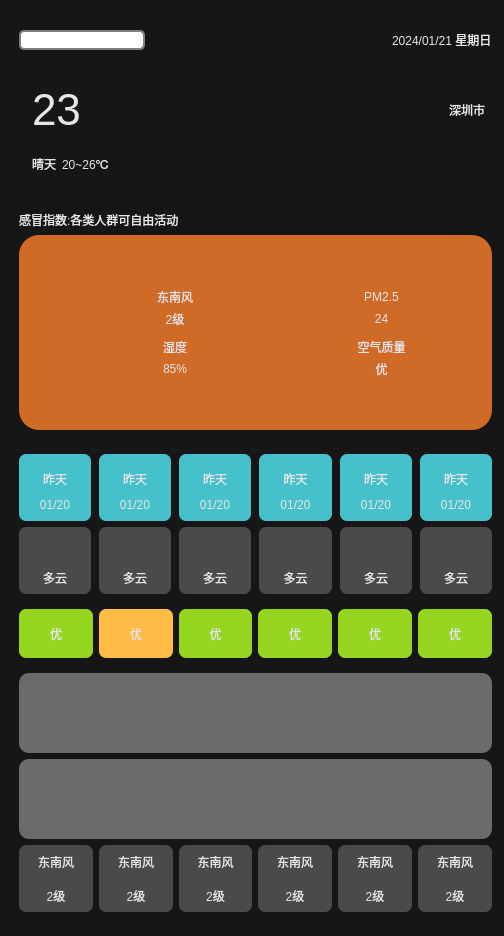
<?xml version="1.0" encoding="UTF-8"?>
<ui version="4.0">
 <class>Widget</class>
 <widget class="QWidget" name="Widget">
  <property name="geometry">
   <rect>
    <x>0</x>
    <y>0</y>
    <width>504</width>
    <height>936</height>
   </rect>
  </property>
  <property name="windowTitle">
   <string>Widget</string>
  </property>
  <property name="styleSheet">
   <string notr="true">background-color: rgb(22, 22, 22);</string>
  </property>
  <widget class="QWidget" name="layoutWidget">
   <property name="geometry">
    <rect>
     <x>10</x>
     <y>10</y>
     <width>491</width>
     <height>911</height>
    </rect>
   </property>
   <layout class="QVBoxLayout" name="verticalLayout_4" stretch="1,2,4,8">
    <item>
     <widget class="QWidget" name="widget01" native="true">
      <layout class="QHBoxLayout" name="horizontalLayout_6" stretch="0,0,0">
       <property name="spacing">
        <number>35</number>
       </property>
       <item>
        <layout class="QHBoxLayout" name="horizontalLayout_8">
         <item>
          <widget class="QLineEdit" name="lineEditCity">
           <property name="styleSheet">
            <string notr="true"> QLineEdit {
     border: 2px solid gray;
     border-radius: 5px;
     padding: 0 8px;
     background: white;
     selection-background-color: darkgray;
 }</string>
           </property>
           <property name="text">
            <string/>
           </property>
          </widget>
         </item>
         <item>
          <widget class="QPushButton" name="pushButton">
           <property name="minimumSize">
            <size>
             <width>35</width>
             <height>35</height>
            </size>
           </property>
           <property name="maximumSize">
            <size>
             <width>35</width>
             <height>35</height>
            </size>
           </property>
           <property name="styleSheet">
            <string notr="true">border-radius: 20px;</string>
           </property>
           <property name="text">
            <string/>
           </property>
           <property name="icon">
            <iconset resource="res.qrc">
             <normaloff>:/res/search.png</normaloff>:/res/search.png</iconset>
           </property>
          </widget>
         </item>
        </layout>
       </item>
       <item>
        <spacer name="horizontalSpacer_2">
         <property name="orientation">
          <enum>Qt::Horizontal</enum>
         </property>
         <property name="sizeHint" stdset="0">
          <size>
           <width>40</width>
           <height>20</height>
          </size>
         </property>
        </spacer>
       </item>
       <item>
        <widget class="QLabel" name="labelCurrentDate">
         <property name="styleSheet">
          <string notr="true">color: rgb(230, 230, 230);</string>
         </property>
         <property name="text">
          <string>2024/01/21 星期日</string>
         </property>
        </widget>
       </item>
      </layout>
     </widget>
    </item>
    <item>
     <widget class="QWidget" name="widget02" native="true">
      <property name="styleSheet">
       <string notr="true">color: rgb(230, 230, 230);</string>
      </property>
      <layout class="QHBoxLayout" name="horizontalLayout_2">
       <item>
        <widget class="QLabel" name="labelWeatherIcon">
         <property name="text">
          <string/>
         </property>
         <property name="pixmap">
          <pixmap resource="res.qrc">:/res/type/Qing.png</pixmap>
         </property>
         <property name="scaledContents">
          <bool>true</bool>
         </property>
        </widget>
       </item>
       <item>
        <layout class="QGridLayout" name="gridLayout_2">
         <item row="0" column="3">
          <widget class="QLabel" name="labelCity">
           <property name="text">
            <string>深圳市  </string>
           </property>
          </widget>
         </item>
         <item row="1" column="1">
          <widget class="QLabel" name="labelTempRange">
           <property name="text">
            <string>20~26℃</string>
           </property>
          </widget>
         </item>
         <item row="1" column="0">
          <widget class="QLabel" name="labelweatherType">
           <property name="text">
            <string>晴天</string>
           </property>
          </widget>
         </item>
         <item row="1" column="2">
          <spacer name="horizontalSpacer">
           <property name="orientation">
            <enum>Qt::Horizontal</enum>
           </property>
           <property name="sizeHint" stdset="0">
            <size>
             <width>40</width>
             <height>20</height>
            </size>
           </property>
          </spacer>
         </item>
         <item row="0" column="0" colspan="2">
          <widget class="QLabel" name="labelTmp">
           <property name="font">
            <font>
             <pointsize>33</pointsize>
            </font>
           </property>
           <property name="text">
            <string>23</string>
           </property>
          </widget>
         </item>
        </layout>
       </item>
      </layout>
     </widget>
    </item>
    <item>
     <widget class="QWidget" name="widget03" native="true">
      <property name="styleSheet">
       <string notr="true">color:rgb(230,230,230);</string>
      </property>
      <layout class="QVBoxLayout" name="verticalLayout" stretch="2,3">
       <item>
        <widget class="QLabel" name="labelGaomao">
         <property name="text">
          <string>感冒指数:各类人群可自由活动</string>
         </property>
         <property name="textFormat">
          <enum>Qt::PlainText</enum>
         </property>
        </widget>
       </item>
       <item>
        <widget class="QWidget" name="widget0301" native="true">
         <property name="styleSheet">
          <string notr="true">background-color: rgb(208, 107, 39);
border-radius: 20px;</string>
         </property>
         <layout class="QGridLayout" name="gridLayout">
          <property name="leftMargin">
           <number>50</number>
          </property>
          <property name="topMargin">
           <number>50</number>
          </property>
          <property name="rightMargin">
           <number>50</number>
          </property>
          <property name="bottomMargin">
           <number>50</number>
          </property>
          <property name="horizontalSpacing">
           <number>40</number>
          </property>
          <property name="verticalSpacing">
           <number>5</number>
          </property>
          <item row="1" column="1">
           <layout class="QHBoxLayout" name="horizontalLayout_4">
            <item>
             <widget class="QLabel" name="labelFX_4">
              <property name="minimumSize">
               <size>
                <width>45</width>
                <height>45</height>
               </size>
              </property>
              <property name="maximumSize">
               <size>
                <width>35</width>
                <height>35</height>
               </size>
              </property>
              <property name="text">
               <string/>
              </property>
              <property name="pixmap">
               <pixmap resource="res.qrc">:/res/airQi.png</pixmap>
              </property>
              <property name="scaledContents">
               <bool>true</bool>
              </property>
             </widget>
            </item>
            <item>
             <layout class="QVBoxLayout" name="verticalLayout_6">
              <item>
               <widget class="QLabel" name="labelair">
                <property name="text">
                 <string>空气质量</string>
                </property>
                <property name="alignment">
                 <set>Qt::AlignCenter</set>
                </property>
               </widget>
              </item>
              <item>
               <widget class="QLabel" name="labelairData">
                <property name="text">
                 <string>优</string>
                </property>
                <property name="alignment">
                 <set>Qt::AlignCenter</set>
                </property>
               </widget>
              </item>
             </layout>
            </item>
           </layout>
          </item>
          <item row="0" column="0">
           <layout class="QHBoxLayout" name="horizontalLayout">
            <property name="spacing">
             <number>0</number>
            </property>
            <item>
             <widget class="QLabel" name="labelFX">
              <property name="minimumSize">
               <size>
                <width>45</width>
                <height>45</height>
               </size>
              </property>
              <property name="maximumSize">
               <size>
                <width>35</width>
                <height>35</height>
               </size>
              </property>
              <property name="text">
               <string/>
              </property>
              <property name="pixmap">
               <pixmap resource="res.qrc">:/res/wind.png</pixmap>
              </property>
              <property name="scaledContents">
               <bool>true</bool>
              </property>
             </widget>
            </item>
            <item>
             <layout class="QVBoxLayout" name="verticalLayout_2">
              <property name="spacing">
               <number>0</number>
              </property>
              <item>
               <widget class="QLabel" name="labelFXType">
                <property name="text">
                 <string>东南风</string>
                </property>
                <property name="alignment">
                 <set>Qt::AlignCenter</set>
                </property>
               </widget>
              </item>
              <item>
               <widget class="QLabel" name="labelFXType_2">
                <property name="text">
                 <string>2级</string>
                </property>
                <property name="alignment">
                 <set>Qt::AlignCenter</set>
                </property>
               </widget>
              </item>
             </layout>
            </item>
           </layout>
          </item>
          <item row="0" column="1">
           <layout class="QHBoxLayout" name="horizontalLayout_3">
            <item>
             <widget class="QLabel" name="labelFX_3">
              <property name="minimumSize">
               <size>
                <width>45</width>
                <height>45</height>
               </size>
              </property>
              <property name="maximumSize">
               <size>
                <width>35</width>
                <height>35</height>
               </size>
              </property>
              <property name="text">
               <string/>
              </property>
              <property name="pixmap">
               <pixmap resource="res.qrc">:/res/pm25.png</pixmap>
              </property>
              <property name="scaledContents">
               <bool>true</bool>
              </property>
             </widget>
            </item>
            <item>
             <layout class="QVBoxLayout" name="verticalLayout_5">
              <item>
               <widget class="QLabel" name="labelPM25">
                <property name="text">
                 <string>PM2.5</string>
                </property>
                <property name="alignment">
                 <set>Qt::AlignCenter</set>
                </property>
               </widget>
              </item>
              <item>
               <widget class="QLabel" name="labelPM25Data">
                <property name="text">
                 <string>24</string>
                </property>
                <property name="alignment">
                 <set>Qt::AlignCenter</set>
                </property>
               </widget>
              </item>
             </layout>
            </item>
           </layout>
          </item>
          <item row="1" column="0">
           <layout class="QHBoxLayout" name="horizontalLayout_5">
            <item>
             <widget class="QLabel" name="labelFX_5">
              <property name="minimumSize">
               <size>
                <width>45</width>
                <height>45</height>
               </size>
              </property>
              <property name="maximumSize">
               <size>
                <width>35</width>
                <height>35</height>
               </size>
              </property>
              <property name="text">
               <string/>
              </property>
              <property name="pixmap">
               <pixmap resource="res.qrc">:/res/humidity.png</pixmap>
              </property>
              <property name="scaledContents">
               <bool>true</bool>
              </property>
             </widget>
            </item>
            <item>
             <layout class="QVBoxLayout" name="verticalLayout_8">
              <item>
               <widget class="QLabel" name="labelShidu">
                <property name="text">
                 <string>湿度</string>
                </property>
                <property name="alignment">
                 <set>Qt::AlignCenter</set>
                </property>
               </widget>
              </item>
              <item>
               <widget class="QLabel" name="labelShiduData">
                <property name="text">
                 <string>85%</string>
                </property>
                <property name="alignment">
                 <set>Qt::AlignCenter</set>
                </property>
               </widget>
              </item>
             </layout>
            </item>
           </layout>
          </item>
         </layout>
        </widget>
       </item>
      </layout>
     </widget>
    </item>
    <item>
     <widget class="QWidget" name="widget04" native="true">
      <layout class="QVBoxLayout" name="verticalLayout_3">
       <item>
        <widget class="QWidget" name="widget0401" native="true">
         <layout class="QGridLayout" name="gridLayout_3">
          <property name="leftMargin">
           <number>0</number>
          </property>
          <property name="topMargin">
           <number>0</number>
          </property>
          <property name="rightMargin">
           <number>0</number>
          </property>
          <property name="bottomMargin">
           <number>0</number>
          </property>
          <property name="horizontalSpacing">
           <number>8</number>
          </property>
          <property name="verticalSpacing">
           <number>0</number>
          </property>
          <item row="0" column="0">
           <widget class="QLabel" name="labelday0">
            <property name="styleSheet">
             <string notr="true">color: rgb(230, 230, 230);
border-radius: 7px;
background-color: rgb(70, 192, 203);
border-bottom-right-radius:0px;
border-bottom-left-radius:0px;</string>
            </property>
            <property name="text">
             <string>昨天</string>
            </property>
            <property name="alignment">
             <set>Qt::AlignBottom|Qt::AlignHCenter</set>
            </property>
           </widget>
          </item>
          <item row="0" column="1">
           <widget class="QLabel" name="labelday1">
            <property name="styleSheet">
             <string notr="true">color: rgb(230, 230, 230);
border-radius: 7px;
background-color: rgb(70, 192, 203);
border-bottom-right-radius:0px;
border-bottom-left-radius:0px;</string>
            </property>
            <property name="text">
             <string>昨天</string>
            </property>
            <property name="alignment">
             <set>Qt::AlignBottom|Qt::AlignHCenter</set>
            </property>
           </widget>
          </item>
          <item row="0" column="2">
           <widget class="QLabel" name="labelday2">
            <property name="styleSheet">
             <string notr="true">color: rgb(230, 230, 230);
border-radius: 7px;
background-color: rgb(70, 192, 203);
border-bottom-right-radius:0px;
border-bottom-left-radius:0px;</string>
            </property>
            <property name="text">
             <string>昨天</string>
            </property>
            <property name="alignment">
             <set>Qt::AlignBottom|Qt::AlignHCenter</set>
            </property>
           </widget>
          </item>
          <item row="0" column="3">
           <widget class="QLabel" name="labelday3">
            <property name="styleSheet">
             <string notr="true">color: rgb(230, 230, 230);
border-radius: 7px;
background-color: rgb(70, 192, 203);
border-bottom-right-radius:0px;
border-bottom-left-radius:0px;</string>
            </property>
            <property name="text">
             <string>昨天</string>
            </property>
            <property name="alignment">
             <set>Qt::AlignBottom|Qt::AlignHCenter</set>
            </property>
           </widget>
          </item>
          <item row="0" column="4">
           <widget class="QLabel" name="labelday4">
            <property name="styleSheet">
             <string notr="true">color: rgb(230, 230, 230);
border-radius: 7px;
background-color: rgb(70, 192, 203);
border-bottom-right-radius:0px;
border-bottom-left-radius:0px;</string>
            </property>
            <property name="text">
             <string>昨天</string>
            </property>
            <property name="alignment">
             <set>Qt::AlignBottom|Qt::AlignHCenter</set>
            </property>
           </widget>
          </item>
          <item row="0" column="5">
           <widget class="QLabel" name="labelday5">
            <property name="styleSheet">
             <string notr="true">color: rgb(230, 230, 230);
border-radius: 7px;
background-color: rgb(70, 192, 203);
border-bottom-right-radius:0px;
border-bottom-left-radius:0px;</string>
            </property>
            <property name="text">
             <string>昨天</string>
            </property>
            <property name="alignment">
             <set>Qt::AlignBottom|Qt::AlignHCenter</set>
            </property>
           </widget>
          </item>
          <item row="1" column="0">
           <widget class="QLabel" name="labelDate0">
            <property name="styleSheet">
             <string notr="true">color: rgb(230, 230, 230);
border-radius: 7px;
background-color: rgb(70, 192, 203);
border-top-right-radius:0px;
border-top-left-radius:0px;</string>
            </property>
            <property name="text">
             <string>01/20</string>
            </property>
            <property name="alignment">
             <set>Qt::AlignCenter</set>
            </property>
           </widget>
          </item>
          <item row="1" column="1">
           <widget class="QLabel" name="labelDate1">
            <property name="styleSheet">
             <string notr="true">color: rgb(230, 230, 230);
border-radius: 7px;
background-color: rgb(70, 192, 203);
border-top-right-radius:0px;
border-top-left-radius:0px;</string>
            </property>
            <property name="text">
             <string>01/20</string>
            </property>
            <property name="alignment">
             <set>Qt::AlignCenter</set>
            </property>
           </widget>
          </item>
          <item row="1" column="2">
           <widget class="QLabel" name="labelDate2">
            <property name="styleSheet">
             <string notr="true">color: rgb(230, 230, 230);
border-radius: 7px;
background-color: rgb(70, 192, 203);
border-top-right-radius:0px;
border-top-left-radius:0px;</string>
            </property>
            <property name="text">
             <string>01/20</string>
            </property>
            <property name="alignment">
             <set>Qt::AlignCenter</set>
            </property>
           </widget>
          </item>
          <item row="1" column="3">
           <widget class="QLabel" name="labelDate3">
            <property name="styleSheet">
             <string notr="true">color: rgb(230, 230, 230);
border-radius: 7px;
background-color: rgb(70, 192, 203);
border-top-right-radius:0px;
border-top-left-radius:0px;</string>
            </property>
            <property name="text">
             <string>01/20</string>
            </property>
            <property name="alignment">
             <set>Qt::AlignCenter</set>
            </property>
           </widget>
          </item>
          <item row="1" column="4">
           <widget class="QLabel" name="labelDate4">
            <property name="styleSheet">
             <string notr="true">color: rgb(230, 230, 230);
border-radius: 7px;
background-color: rgb(70, 192, 203);
border-top-right-radius:0px;
border-top-left-radius:0px;</string>
            </property>
            <property name="text">
             <string>01/20</string>
            </property>
            <property name="alignment">
             <set>Qt::AlignCenter</set>
            </property>
           </widget>
          </item>
          <item row="1" column="5">
           <widget class="QLabel" name="labelDate4_2">
            <property name="styleSheet">
             <string notr="true">color: rgb(230, 230, 230);
border-radius: 7px;
background-color: rgb(70, 192, 203);
border-top-right-radius:0px;
border-top-left-radius:0px;</string>
            </property>
            <property name="text">
             <string>01/20</string>
            </property>
            <property name="alignment">
             <set>Qt::AlignCenter</set>
            </property>
           </widget>
          </item>
         </layout>
        </widget>
       </item>
       <item>
        <widget class="QWidget" name="widget0402" native="true">
         <layout class="QGridLayout" name="gridLayout_4">
          <property name="leftMargin">
           <number>0</number>
          </property>
          <property name="topMargin">
           <number>0</number>
          </property>
          <property name="rightMargin">
           <number>0</number>
          </property>
          <property name="bottomMargin">
           <number>0</number>
          </property>
          <property name="horizontalSpacing">
           <number>8</number>
          </property>
          <property name="verticalSpacing">
           <number>0</number>
          </property>
          <item row="0" column="0">
           <widget class="QLabel" name="labelWheatherIcon0">
            <property name="styleSheet">
             <string notr="true">color: rgb(230, 230, 230);
background-color: rgb(74, 74, 74);
border-radius: 7px;

border-bottom-right-radius:0px;
border-bottom-left-radius:0px;</string>
            </property>
            <property name="text">
             <string/>
            </property>
            <property name="pixmap">
             <pixmap resource="res.qrc">:/res/type/DuoYun.png</pixmap>
            </property>
            <property name="scaledContents">
             <bool>false</bool>
            </property>
            <property name="alignment">
             <set>Qt::AlignCenter</set>
            </property>
           </widget>
          </item>
          <item row="0" column="1">
           <widget class="QLabel" name="labelWheatherIcon1">
            <property name="styleSheet">
             <string notr="true">color: rgb(230, 230, 230);
background-color: rgb(74, 74, 74);
border-radius: 7px;

border-bottom-right-radius:0px;
border-bottom-left-radius:0px;</string>
            </property>
            <property name="text">
             <string/>
            </property>
            <property name="pixmap">
             <pixmap resource="res.qrc">:/res/type/DuoYun.png</pixmap>
            </property>
            <property name="scaledContents">
             <bool>false</bool>
            </property>
            <property name="alignment">
             <set>Qt::AlignCenter</set>
            </property>
           </widget>
          </item>
          <item row="0" column="2">
           <widget class="QLabel" name="labelWheatherIcon2">
            <property name="styleSheet">
             <string notr="true">color: rgb(230, 230, 230);
background-color: rgb(74, 74, 74);
border-radius: 7px;

border-bottom-right-radius:0px;
border-bottom-left-radius:0px;</string>
            </property>
            <property name="text">
             <string/>
            </property>
            <property name="pixmap">
             <pixmap resource="res.qrc">:/res/type/DuoYun.png</pixmap>
            </property>
            <property name="scaledContents">
             <bool>false</bool>
            </property>
            <property name="alignment">
             <set>Qt::AlignCenter</set>
            </property>
           </widget>
          </item>
          <item row="0" column="3">
           <widget class="QLabel" name="labelWheatherIcon3">
            <property name="styleSheet">
             <string notr="true">color: rgb(230, 230, 230);
background-color: rgb(74, 74, 74);
border-radius: 7px;

border-bottom-right-radius:0px;
border-bottom-left-radius:0px;</string>
            </property>
            <property name="text">
             <string/>
            </property>
            <property name="pixmap">
             <pixmap resource="res.qrc">:/res/type/DuoYun.png</pixmap>
            </property>
            <property name="scaledContents">
             <bool>false</bool>
            </property>
            <property name="alignment">
             <set>Qt::AlignCenter</set>
            </property>
           </widget>
          </item>
          <item row="0" column="4">
           <widget class="QLabel" name="labelWheatherIcon4">
            <property name="styleSheet">
             <string notr="true">color: rgb(230, 230, 230);
background-color: rgb(74, 74, 74);
border-radius: 7px;

border-bottom-right-radius:0px;
border-bottom-left-radius:0px;</string>
            </property>
            <property name="text">
             <string/>
            </property>
            <property name="pixmap">
             <pixmap resource="res.qrc">:/res/type/DuoYun.png</pixmap>
            </property>
            <property name="scaledContents">
             <bool>false</bool>
            </property>
            <property name="alignment">
             <set>Qt::AlignCenter</set>
            </property>
           </widget>
          </item>
          <item row="0" column="5">
           <widget class="QLabel" name="labelWheatherIcon4_2">
            <property name="styleSheet">
             <string notr="true">color: rgb(230, 230, 230);
background-color: rgb(74, 74, 74);
border-radius: 7px;

border-bottom-right-radius:0px;
border-bottom-left-radius:0px;</string>
            </property>
            <property name="text">
             <string/>
            </property>
            <property name="pixmap">
             <pixmap resource="res.qrc">:/res/type/DuoYun.png</pixmap>
            </property>
            <property name="scaledContents">
             <bool>false</bool>
            </property>
            <property name="alignment">
             <set>Qt::AlignCenter</set>
            </property>
           </widget>
          </item>
          <item row="1" column="0">
           <widget class="QLabel" name="lbweatherTypeDate0">
            <property name="styleSheet">
             <string notr="true">color: rgb(230, 230, 230);
border-radius: 7px;
background-color: rgb(74, 74, 74);
border-top-right-radius:0px;
border-top-left-radius:0px;</string>
            </property>
            <property name="text">
             <string>多云</string>
            </property>
            <property name="alignment">
             <set>Qt::AlignCenter</set>
            </property>
           </widget>
          </item>
          <item row="1" column="1">
           <widget class="QLabel" name="lbweatherTypeDate1">
            <property name="styleSheet">
             <string notr="true">color: rgb(230, 230, 230);
border-radius: 7px;
background-color: rgb(74, 74, 74);
border-top-right-radius:0px;
border-top-left-radius:0px;</string>
            </property>
            <property name="text">
             <string>多云</string>
            </property>
            <property name="alignment">
             <set>Qt::AlignCenter</set>
            </property>
           </widget>
          </item>
          <item row="1" column="2">
           <widget class="QLabel" name="lbweatherTypeDate2">
            <property name="styleSheet">
             <string notr="true">color: rgb(230, 230, 230);
border-radius: 7px;
background-color: rgb(74, 74, 74);
border-top-right-radius:0px;
border-top-left-radius:0px;</string>
            </property>
            <property name="text">
             <string>多云</string>
            </property>
            <property name="alignment">
             <set>Qt::AlignCenter</set>
            </property>
           </widget>
          </item>
          <item row="1" column="3">
           <widget class="QLabel" name="lbweatherTypeDate3">
            <property name="styleSheet">
             <string notr="true">color: rgb(230, 230, 230);
border-radius: 7px;
background-color: rgb(74, 74, 74);
border-top-right-radius:0px;
border-top-left-radius:0px;</string>
            </property>
            <property name="text">
             <string>多云</string>
            </property>
            <property name="alignment">
             <set>Qt::AlignCenter</set>
            </property>
           </widget>
          </item>
          <item row="1" column="4">
           <widget class="QLabel" name="lbweatherTypeDate4">
            <property name="styleSheet">
             <string notr="true">color: rgb(230, 230, 230);
border-radius: 7px;
background-color: rgb(74, 74, 74);
border-top-right-radius:0px;
border-top-left-radius:0px;</string>
            </property>
            <property name="text">
             <string>多云</string>
            </property>
            <property name="alignment">
             <set>Qt::AlignCenter</set>
            </property>
           </widget>
          </item>
          <item row="1" column="5">
           <widget class="QLabel" name="lbweatherTypeDate5">
            <property name="styleSheet">
             <string notr="true">color: rgb(230, 230, 230);
border-radius: 7px;
background-color: rgb(74, 74, 74);
border-top-right-radius:0px;
border-top-left-radius:0px;</string>
            </property>
            <property name="text">
             <string>多云</string>
            </property>
            <property name="alignment">
             <set>Qt::AlignCenter</set>
            </property>
           </widget>
          </item>
         </layout>
        </widget>
       </item>
       <item>
        <widget class="QWidget" name="widget0403" native="true">
         <layout class="QHBoxLayout" name="horizontalLayout_7">
          <property name="leftMargin">
           <number>0</number>
          </property>
          <property name="rightMargin">
           <number>0</number>
          </property>
          <item>
           <widget class="QLabel" name="labelaiq0">
            <property name="styleSheet">
             <string notr="true">color: rgb(230, 230, 230);
background-color: rgb(150, 213, 32);
border-radius: 7px;</string>
            </property>
            <property name="text">
             <string>优</string>
            </property>
            <property name="alignment">
             <set>Qt::AlignCenter</set>
            </property>
           </widget>
          </item>
          <item>
           <widget class="QLabel" name="labelaiq1">
            <property name="styleSheet">
             <string notr="true">color: rgb(230, 230, 230);
background-color: rgb(255, 187, 69);
border-radius: 7px;</string>
            </property>
            <property name="text">
             <string>优</string>
            </property>
            <property name="alignment">
             <set>Qt::AlignCenter</set>
            </property>
           </widget>
          </item>
          <item>
           <widget class="QLabel" name="labelaiq2">
            <property name="styleSheet">
             <string notr="true">color: rgb(230, 230, 230);
background-color: rgb(150, 213, 32);
border-radius: 7px;</string>
            </property>
            <property name="text">
             <string>优</string>
            </property>
            <property name="alignment">
             <set>Qt::AlignCenter</set>
            </property>
           </widget>
          </item>
          <item>
           <widget class="QLabel" name="labelaiq3">
            <property name="styleSheet">
             <string notr="true">color: rgb(230, 230, 230);
background-color: rgb(150, 213, 32);
border-radius: 7px;</string>
            </property>
            <property name="text">
             <string>优</string>
            </property>
            <property name="alignment">
             <set>Qt::AlignCenter</set>
            </property>
           </widget>
          </item>
          <item>
           <widget class="QLabel" name="labelaiq4">
            <property name="styleSheet">
             <string notr="true">color: rgb(230, 230, 230);
background-color: rgb(150, 213, 32);
border-radius: 7px;</string>
            </property>
            <property name="text">
             <string>优</string>
            </property>
            <property name="alignment">
             <set>Qt::AlignCenter</set>
            </property>
           </widget>
          </item>
          <item>
           <widget class="QLabel" name="labelaiq5">
            <property name="styleSheet">
             <string notr="true">color: rgb(230, 230, 230);
background-color: rgb(150, 213, 32);
border-radius: 7px;</string>
            </property>
            <property name="text">
             <string>优</string>
            </property>
            <property name="alignment">
             <set>Qt::AlignCenter</set>
            </property>
           </widget>
          </item>
         </layout>
        </widget>
       </item>
       <item>
        <widget class="QWidget" name="widget0404" native="true">
         <property name="minimumSize">
          <size>
           <width>80</width>
           <height>80</height>
          </size>
         </property>
         <property name="styleSheet">
          <string notr="true">background-color: rgb(107, 107, 107);
border-radius: 10px;</string>
         </property>
        </widget>
       </item>
       <item>
        <widget class="QWidget" name="widget0405" native="true">
         <property name="minimumSize">
          <size>
           <width>80</width>
           <height>80</height>
          </size>
         </property>
         <property name="styleSheet">
          <string notr="true">background-color: rgb(107, 107, 107);
border-radius: 10px;</string>
         </property>
        </widget>
       </item>
       <item>
        <widget class="QWidget" name="widget0406" native="true">
         <layout class="QGridLayout" name="gridLayout_5">
          <property name="leftMargin">
           <number>0</number>
          </property>
          <property name="topMargin">
           <number>0</number>
          </property>
          <property name="rightMargin">
           <number>0</number>
          </property>
          <property name="bottomMargin">
           <number>0</number>
          </property>
          <property name="verticalSpacing">
           <number>0</number>
          </property>
          <item row="0" column="0">
           <widget class="QLabel" name="labelFX0">
            <property name="styleSheet">
             <string notr="true">color: rgb(230, 230, 230);
background-color: rgb(74, 74, 74);
border-radius: 7px;

border-bottom-right-radius:0px;
border-bottom-left-radius:0px;</string>
            </property>
            <property name="text">
             <string>东南风</string>
            </property>
            <property name="scaledContents">
             <bool>false</bool>
            </property>
            <property name="alignment">
             <set>Qt::AlignCenter</set>
            </property>
           </widget>
          </item>
          <item row="0" column="1">
           <widget class="QLabel" name="labelFX1">
            <property name="styleSheet">
             <string notr="true">color: rgb(230, 230, 230);
background-color: rgb(74, 74, 74);
border-radius: 7px;

border-bottom-right-radius:0px;
border-bottom-left-radius:0px;</string>
            </property>
            <property name="text">
             <string>东南风</string>
            </property>
            <property name="scaledContents">
             <bool>false</bool>
            </property>
            <property name="alignment">
             <set>Qt::AlignCenter</set>
            </property>
           </widget>
          </item>
          <item row="0" column="2">
           <widget class="QLabel" name="labelFX2">
            <property name="styleSheet">
             <string notr="true">color: rgb(230, 230, 230);
background-color: rgb(74, 74, 74);
border-radius: 7px;

border-bottom-right-radius:0px;
border-bottom-left-radius:0px;</string>
            </property>
            <property name="text">
             <string>东南风</string>
            </property>
            <property name="scaledContents">
             <bool>false</bool>
            </property>
            <property name="alignment">
             <set>Qt::AlignCenter</set>
            </property>
           </widget>
          </item>
          <item row="0" column="3">
           <widget class="QLabel" name="labelFX3">
            <property name="styleSheet">
             <string notr="true">color: rgb(230, 230, 230);
background-color: rgb(74, 74, 74);
border-radius: 7px;

border-bottom-right-radius:0px;
border-bottom-left-radius:0px;</string>
            </property>
            <property name="text">
             <string>东南风</string>
            </property>
            <property name="scaledContents">
             <bool>false</bool>
            </property>
            <property name="alignment">
             <set>Qt::AlignCenter</set>
            </property>
           </widget>
          </item>
          <item row="0" column="4">
           <widget class="QLabel" name="labelFX4">
            <property name="styleSheet">
             <string notr="true">color: rgb(230, 230, 230);
background-color: rgb(74, 74, 74);
border-radius: 7px;

border-bottom-right-radius:0px;
border-bottom-left-radius:0px;</string>
            </property>
            <property name="text">
             <string>东南风</string>
            </property>
            <property name="scaledContents">
             <bool>false</bool>
            </property>
            <property name="alignment">
             <set>Qt::AlignCenter</set>
            </property>
           </widget>
          </item>
          <item row="0" column="5">
           <widget class="QLabel" name="labelFX5">
            <property name="styleSheet">
             <string notr="true">color: rgb(230, 230, 230);
background-color: rgb(74, 74, 74);
border-radius: 7px;

border-bottom-right-radius:0px;
border-bottom-left-radius:0px;</string>
            </property>
            <property name="text">
             <string>东南风</string>
            </property>
            <property name="scaledContents">
             <bool>false</bool>
            </property>
            <property name="alignment">
             <set>Qt::AlignCenter</set>
            </property>
           </widget>
          </item>
          <item row="1" column="0">
           <widget class="QLabel" name="labelFL0">
            <property name="styleSheet">
             <string notr="true">color: rgb(230, 230, 230);
border-radius: 7px;
background-color: rgb(74, 74, 74);
border-top-right-radius:0px;
border-top-left-radius:0px;</string>
            </property>
            <property name="text">
             <string>2级</string>
            </property>
            <property name="alignment">
             <set>Qt::AlignCenter</set>
            </property>
           </widget>
          </item>
          <item row="1" column="1">
           <widget class="QLabel" name="labelFL1">
            <property name="styleSheet">
             <string notr="true">color: rgb(230, 230, 230);
border-radius: 7px;
background-color: rgb(74, 74, 74);
border-top-right-radius:0px;
border-top-left-radius:0px;</string>
            </property>
            <property name="text">
             <string>2级</string>
            </property>
            <property name="alignment">
             <set>Qt::AlignCenter</set>
            </property>
           </widget>
          </item>
          <item row="1" column="2">
           <widget class="QLabel" name="labelFL2">
            <property name="styleSheet">
             <string notr="true">color: rgb(230, 230, 230);
border-radius: 7px;
background-color: rgb(74, 74, 74);
border-top-right-radius:0px;
border-top-left-radius:0px;</string>
            </property>
            <property name="text">
             <string>2级</string>
            </property>
            <property name="alignment">
             <set>Qt::AlignCenter</set>
            </property>
           </widget>
          </item>
          <item row="1" column="3">
           <widget class="QLabel" name="labelFL3">
            <property name="styleSheet">
             <string notr="true">color: rgb(230, 230, 230);
border-radius: 7px;
background-color: rgb(74, 74, 74);
border-top-right-radius:0px;
border-top-left-radius:0px;</string>
            </property>
            <property name="text">
             <string>2级</string>
            </property>
            <property name="alignment">
             <set>Qt::AlignCenter</set>
            </property>
           </widget>
          </item>
          <item row="1" column="4">
           <widget class="QLabel" name="labelFL4">
            <property name="styleSheet">
             <string notr="true">color: rgb(230, 230, 230);
border-radius: 7px;
background-color: rgb(74, 74, 74);
border-top-right-radius:0px;
border-top-left-radius:0px;</string>
            </property>
            <property name="text">
             <string>2级</string>
            </property>
            <property name="alignment">
             <set>Qt::AlignCenter</set>
            </property>
           </widget>
          </item>
          <item row="1" column="5">
           <widget class="QLabel" name="labelFL5">
            <property name="styleSheet">
             <string notr="true">color: rgb(230, 230, 230);
border-radius: 7px;
background-color: rgb(74, 74, 74);
border-top-right-radius:0px;
border-top-left-radius:0px;</string>
            </property>
            <property name="text">
             <string>2级</string>
            </property>
            <property name="alignment">
             <set>Qt::AlignCenter</set>
            </property>
           </widget>
          </item>
         </layout>
        </widget>
       </item>
      </layout>
     </widget>
    </item>
   </layout>
  </widget>
 </widget>
 <resources>
  <include location="res.qrc"/>
 </resources>
 <connections/>
</ui>
